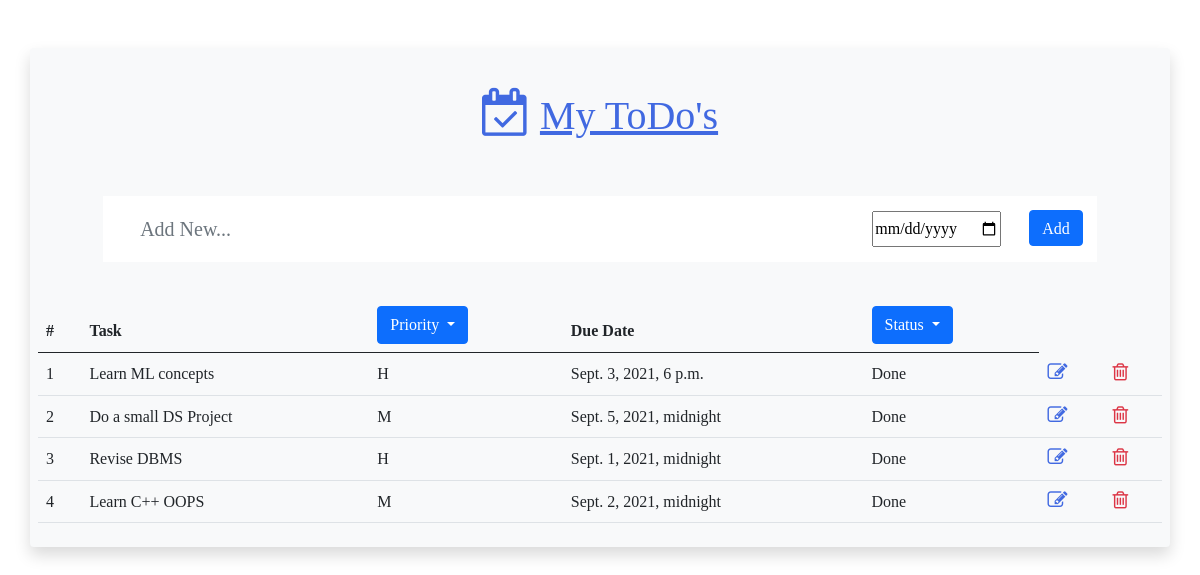
The page / on the database its author committed.
### home/models.py (models this page shows, shortened)
class Task(models.Model):
    Priority = (('L', 'Low'),
                ('M', 'Medium'),
                ('H', 'High'))
    task_name = models.CharField(max_length=200)
    due_date = models.DateTimeField(default=None, null=True, blank=True)
    completed = models.BooleanField(default=False)
    priority = models.CharField(max_length=1, choices=Priority, default='L')

### home/views.py (the view)
# urls.py: 2. Add a URL to urlpatterns:  path('', views.home, name='home')
def home(request):
    if request.method == 'POST':
        form = TaskForm(request.POST)
        if form.is_valid():
            form.save()
    tasks = Task.objects.all()
    form = TaskForm()
    print(form)
    return render(request, 'home.html', {'tasks': tasks, 'form': form})

### home/forms.py
class TaskForm(forms.ModelForm):
    class Meta:
        model = Task
        fields = ['task_name', 'due_date']

### templates/home.html (shortened to what this page needs)
{% extends 'base.html' %}
{% block content %}
    <div class="container m-5 p-2 rounded mx-auto bg-light shadow">
        <div class="row m-1 p-4">
            <div class="col">
                <div class="p-1 h1 test-primary text-center display-inline-block">
                    <i class="fa fa-calendar-check-o" style="font-size:48px;color:royalblue"></i>
                    <u style="color:royalblue">My ToDo's</u>
                </div>
            </div>
        </div>
        <form method = "POST">
            <div class="row m-1 p-3">
                <div class="col col-11 mx-auto">
                    <div class="row bg-white justify-content-center p-1">
                        <div class="col">
                            <input type="text" name="task_name" id="id_task_name" style="height:20px;margin:5px" maxlength="200" class="form-control form-control-lg border-0 add-todo-input bg-transparent" placeholder="Add New..."  required>
                        </div>
                        <div class="col-auto m-0 px-2 d-flex align-items-center">
                            <input title="Set a due date" type="date" style="height:36px;margin:10px;" name="due_date" id="id_due_date">
                        </div>
                        <div class="col-auto px-0 mx-0 mr-2">
                            <input type="submit" class="btn btn-primary" style="height:36px;margin:10px;" value="Add">
                        </div>
                    </div>
                </div>
            </div>
        </form>
        <div class="p-2 mx-4 border-black-25 bottom-bottom"></div>
        <table class="table">
            <thead>
                <tr>
                    <th scope="col">#</th>
                    <th scope="col">Task</th>
                    <th scope="col">
                        <div class="dropdown">
                            <button class="btn btn-primary dropdown-toggle" type="button" data-toggle="dropdown">
                                Priority
                            </button>
                        </div>
                    </th>
                    <th scope="col">Due Date</th>
                    <th scope="col">
                        <div class="dropdown">
                            <button class="btn btn-primary dropdown-toggle" type="button" data-toggle="dropdown">
                                Status
                            </button>
                        </div>
                    </th>
                </tr>
            </thead>
            <tbody>
            {% for task in tasks %}
                <tr>
                    <td scope="row">{{ forloop.counter }}</td>
                    <td scope="row">{{ task.task_name }}</td>
                    <td scope="row">{{ task.priority }}</td>
                    <td scope="row">{{ task.due_date }}</td>
                    <td scope="row">
                        {% if task.completed == True %}
                            Done
                        {% else %}
                            <a class="link" href="{% url 'home:completed' task.id %}">Mark as Complete</a></td>
                        {% endif %}
                    <td><a href="{% url 'home:edit' task.id %}"><i class="fa fa-edit" style="font-size:20px;color:royalblue"></i></a></td>
                    <td><a href="{% url 'home:delete' task.id %}"><i class="fa fa-trash-o text-danger" style="font-size:20px"></i></a></td>
                </tr>
            {% endfor %}
            </tbody>
        </table>
    </div>
{%  endblock %}

### templates/base.html (shortened to what this page needs)
<!DOCTYPE html>
<html lang="en">
<head>
    <link rel="stylesheet" href="https://cdn.jsdelivr.net/npm/bootstrap@5.1.0/dist/css/bootstrap.min.css">
    <link rel="stylesheet" href="https://cdn.jsdelivr.net/npm/@fortawesome/fontawesome-free@5.15.4/css/fontawesome.min.css">
    <link rel="stylesheet" href="https://cdnjs.cloudflare.com/ajax/libs/font-awesome/4.7.0/css/font-awesome.min.css">
</head>
<body>
    {% block content %}
    {% endblock %}
</body>
</html>

### templates/base.html (style rules this page uses)
body { font-family: 'Open-Sans','sans-serif'; line-height: 1.6; }
.add-todo-input { outline: None; }

### rows shown on the page
Task: task_name "Learn ML concepts", priority "H", due_date "Sept. 3, 2021, 6 p.m.", completed "Done"
Task: task_name "Do a small DS Project", priority "M", due_date "Sept. 5, 2021, midnight", completed "Done"
Task: task_name "Revise DBMS", priority "H", due_date "Sept. 1, 2021, midnight", completed "Done"
Task: task_name "Learn C++ OOPS", priority "M", due_date "Sept. 2, 2021, midnight", completed "Done"
